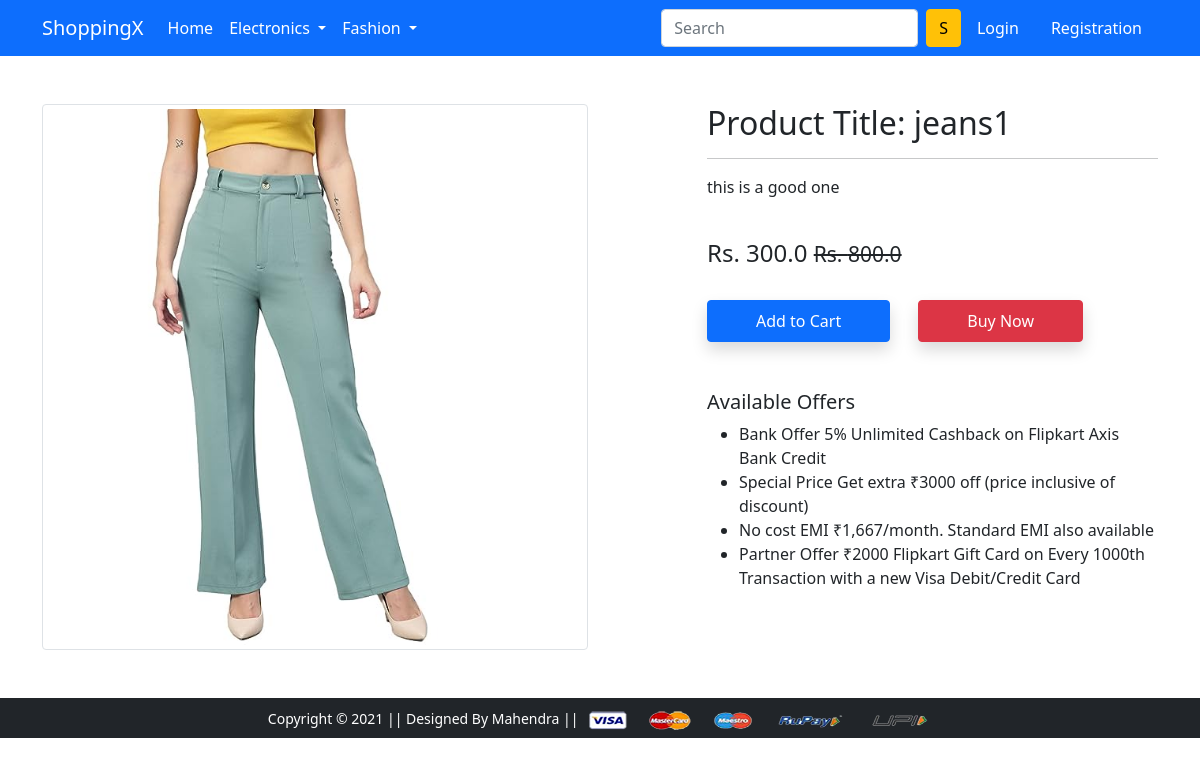
Screenshot of /product-detail/1 with the database file from the repository.
### app/models.py (models this page shows, shortened)
class Product(models.Model):
    title = models.CharField(max_length=100)
    selling_price = models.FloatField()
    discounted_price = models.FloatField()
    description = models.CharField(max_length=100)
    brand = models.CharField(max_length=100)
    category = models.CharField(choices=CATAGORY_CHOICES,max_length=2)
    product_image = models.ImageField(upload_to='productimg')

### app/views.py (the view)
# urls.py: path('product-detail/<int:pk>', views.ProductDetailView.as_view(), name='product-detail'),
class ProductDetailView(View):
    def get(self, request,pk):
        product = Product.objects.get(pk=pk)
        item_already_in_cart = False
        if request.user.is_authenticated:
            item_already_in_cart = Cart.objects.filter(Q(product=product.id) & Q(user=request.user)).exists()
        return render(request, 'app/productdetail.html',
        {'product':product, 'item_already_in_cart':item_already_in_cart})

### app/templates/app/productdetail.html (shortened to what this page needs)
{% extends 'app/base.html' %}
{% load static %}
{% block main-content %}
<div class="container my-5">
 <div class="row">
  <div class="col-sm-6 text-center align-self-center">
   <img src="{{product.product_image.url}}" alt="" class="img-fluid img-thumbnail">
  </div>
  <div class="col-sm-5 offset-sm-1">
   <h2>Product Title: {{product.title}}</h2>
   <hr>
   <p>{{product.description}}</p> <br>
   <h4>Rs. {{product.discounted_price}} <small class="fw-light text-decoration-line-through">Rs. {{product.selling_price}}</small></h4> <br>
  {% if not request.user.is_authenticated %}
  <form action="/add-to-cart" class="d-inline">
    <button type="submit" class="btn btn-primary shadow px-5 py-2">Add to Cart</button>
   </form>
  {% endif %}
   <a href="{% url 'checkout' %}" class="btn btn-danger shadow px-5 py-2 ms-4">Buy Now</a>
   <h5 class="mt-5">Available Offers</h5>
   <ul>
    <li>Bank Offer 5% Unlimited Cashback on Flipkart Axis Bank Credit</li>
    <li>Special Price Get extra ₹3000 off (price inclusive of discount)</li>
    <li>No cost EMI ₹1,667/month. Standard EMI also available</li>
    <li>Partner Offer ₹2000 Flipkart Gift Card on Every 1000th Transaction with a new Visa Debit/Credit Card</li>
   </ul>
  </div>
 </div>
</div>
{% endblock main-content %}

### rows the page displays
Product: title "jeans1", description "this is a good one", discounted_price "300.0", selling_price "800.0"
